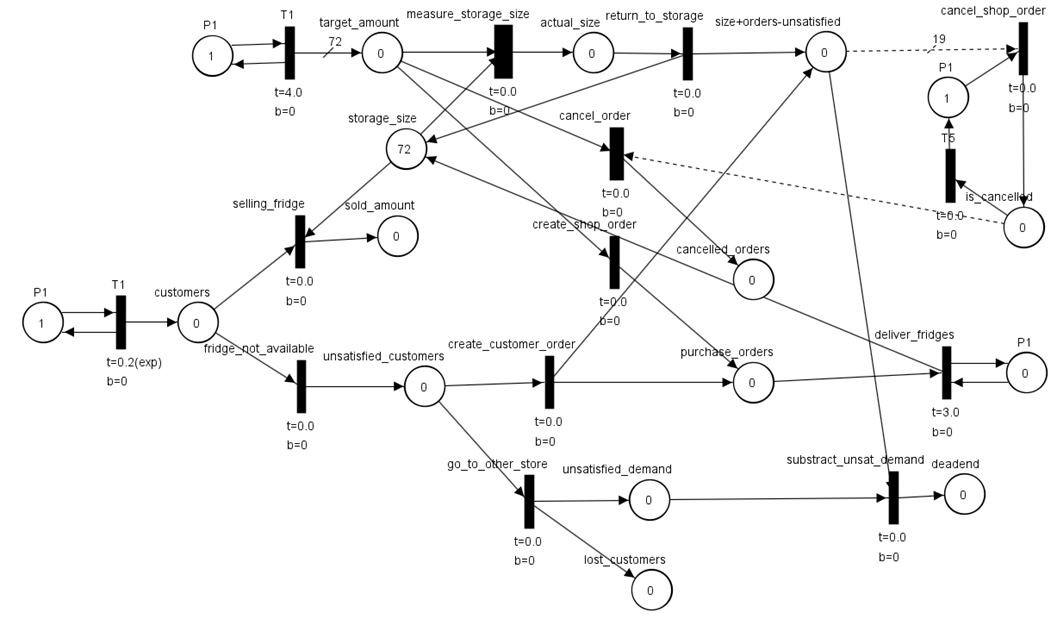
#> input picture sketch2pnml/data/local/mid_petri_2.png, 1057 x 619 px
$ python workflow.py
#> lines starting #> are read from the running program, lines starting #| are printed output that depends on the picture; after the words box and inside, x2 and y2 are one past the last pixel; in counts of white or black regions, pixels touching at a corner belong together
### sketch2pnml/pipeline/data_loading.py
import cv2
import os

def preprocess(img):
    """Applies Otsu's thresholding to the input image."""
    # Ensure input is grayscale if it's not already
    gray_img = img
    if len(img.shape) == 3 and img.shape[2] == 3:
        gray_img = cv2.cvtColor(img, cv2.COLOR_BGR2GRAY)

    _, thresh_otsu = cv2.threshold(gray_img, 0, 255, cv2.THRESH_BINARY + cv2.THRESH_OTSU)
    return thresh_otsu

def load_and_preprocess_image(image_path: str, config: dict):
#> called with image_path = 'sketch2pnml/data/local/mid_petri_2.png'
    if not os.path.exists(image_path):
        raise FileNotFoundError(f"Image file not found at: {image_path}")

    img_color = cv2.imread(image_path)
#> img_color is the input picture: shape (619, 1057, 3); min 0, max 255, mean 245.1
    if img_color is None:
        raise ValueError(f"Could not read image file: {image_path}")

    img_gray = cv2.cvtColor(img_color, cv2.COLOR_BGR2GRAY)

    # --- Upscaling Heuristic ---
    cfg_proc = config.get('image_processing', {})
    min_dimension_threshold = cfg_proc.get('min_dimension_threshold', 800)
    upscale_factor = cfg_proc.get('upscale_factor', 2)

    h, w = img_gray.shape
#> h = 619; w = 1057
    img_color_resized = img_color
    img_gray_resized = img_gray

    if h < min_dimension_threshold or w < min_dimension_threshold:
        print(f"Image dimensions ({w}x{h}) below threshold ({min_dimension_threshold}px). Upscaling by {upscale_factor}x.")
#| Image dimensions (1057x619) below threshold (800px). Upscaling by 2x.
        new_w, new_h = w * upscale_factor, h * upscale_factor
#> new_w = 2114; new_h = 1238
        img_gray_resized = cv2.resize(img_gray, (new_w, new_h), interpolation=cv2.INTER_LANCZOS4)
        img_color_resized = cv2.resize(img_color, (new_w, new_h), interpolation=cv2.INTER_LANCZOS4)

    # --- Initial Preprocessing (Inversion + Thresholding) ---
    img_inverted = cv2.bitwise_not(img_gray_resized)
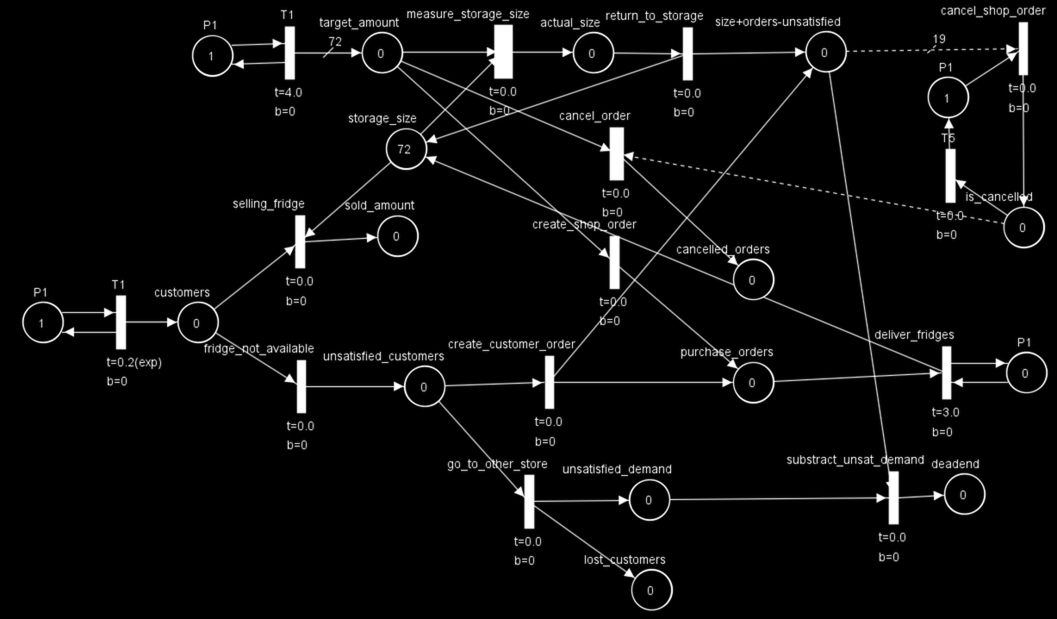
#> img_inverted: shape (1238, 2114) (shown at 1/2 size); min 0, max 255, mean 10.1
    preprocessed_img = preprocess(img_inverted)
#> in preprocess, `_, thresh_otsu = cv2.threshold(gray_img, 0, 255, cv2.THRESH_BINARY + c..`:
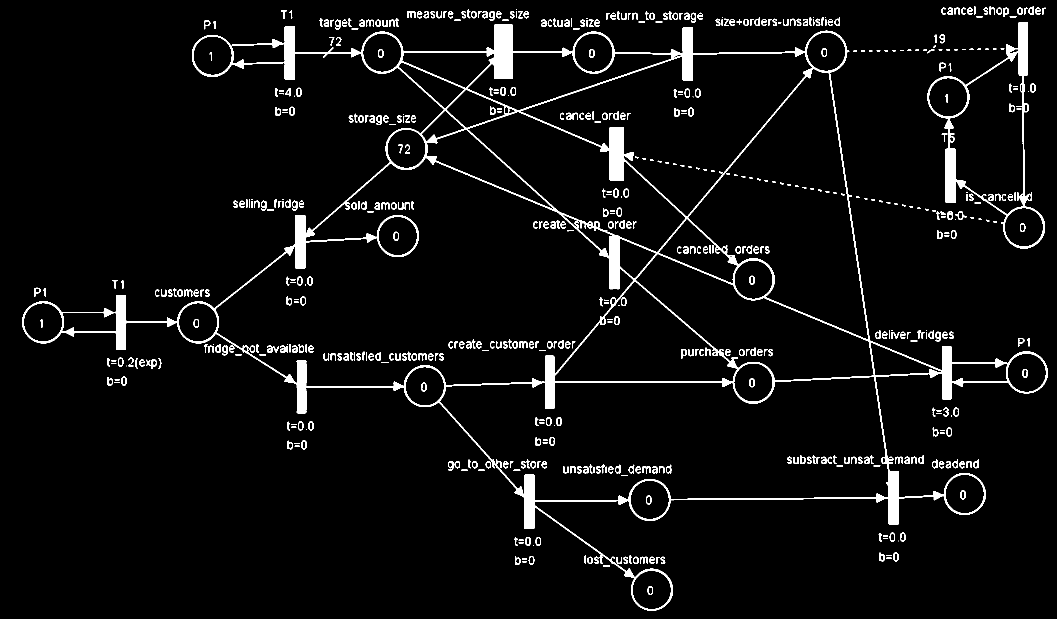
#> thresh_otsu: shape (1238, 2114) (shown at 1/2 size); 4.8% white; 610 white regions (41 under 20 px), largest, box (x1, y1, x2, y2) and area: (44, 49, 2096, 1222) 78312, (1855, 44, 2090, 497) 9120, (814, 22, 831, 36) 145

    return preprocessed_img, img_color_resized, img_gray_resized

### sketch2pnml/pipeline/recognize_text.py
import cv2
import numpy as np
from doctr.models import ocr_predictor
from .models import Text, Point, Place, Transition, Arc # Import the Text class
from .commons import filter_enclosed_contours, minmaxToContours, remove_contours, find_closest_distance_to_contour

# [11 lines left out: function _geometry_to_absolute_coords, not called in this run]

def detect_text(img_color_resized: np.ndarray, config: dict) -> list[Text]:
    """
    Detects text using doctr and returns a list of Text objects with absolute coordinates.
    (Implementation remains the same)
    """
    predictor_params = config.get('text_detection', {})
#> (the run stopped early here; a loop or call above may not have finished)

$ run again, with sketch2pnml/data/local/mid_petri_1.png copied over sketch2pnml/data/local/mid_petri_2.png
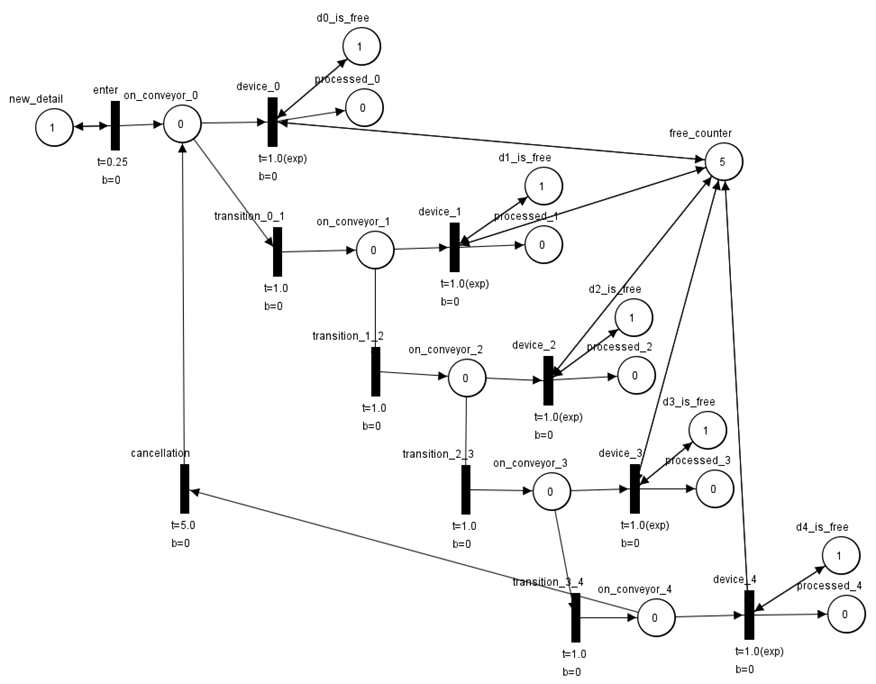
#> input picture sketch2pnml/data/local/mid_petri_1.png, 876 x 684 px
#> in load_and_preprocess_image, img_color is the input picture: shape (684, 876, 3); min 0, max 255, mean 246.9
#| Image dimensions (876x684) below threshold (800px). Upscaling by 2x.
#> in load_and_preprocess_image, `img_inverted = cv2.bitwise_not(img_gray_resized)`:
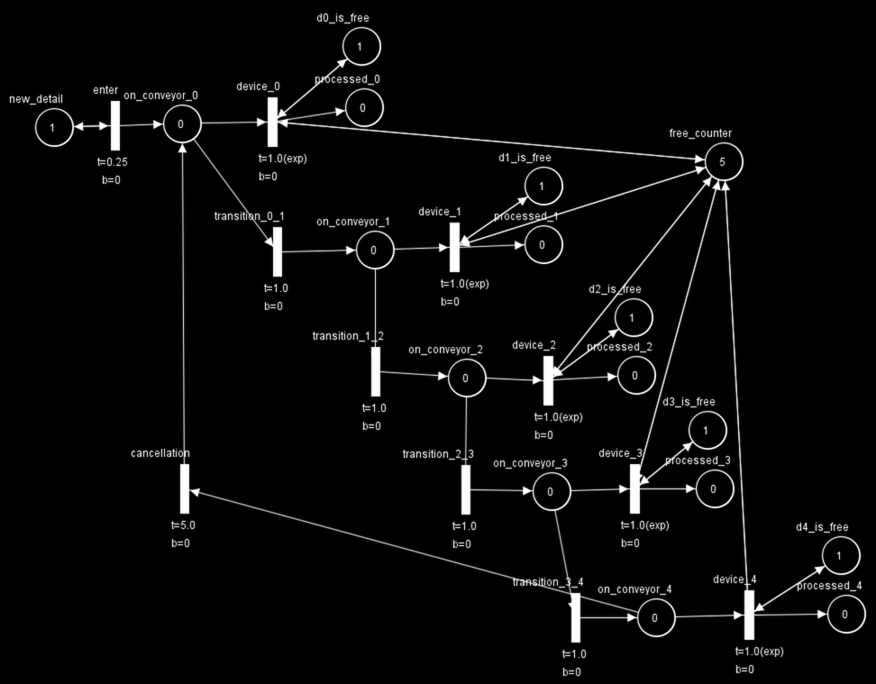
#> img_inverted: shape (1368, 1752) (shown at 1/2 size); min 0, max 255, mean 8.3
#> in preprocess, `_, thresh_otsu = cv2.threshold(gray_img, 0, 255, cv2.THRESH_BINARY + c..`:
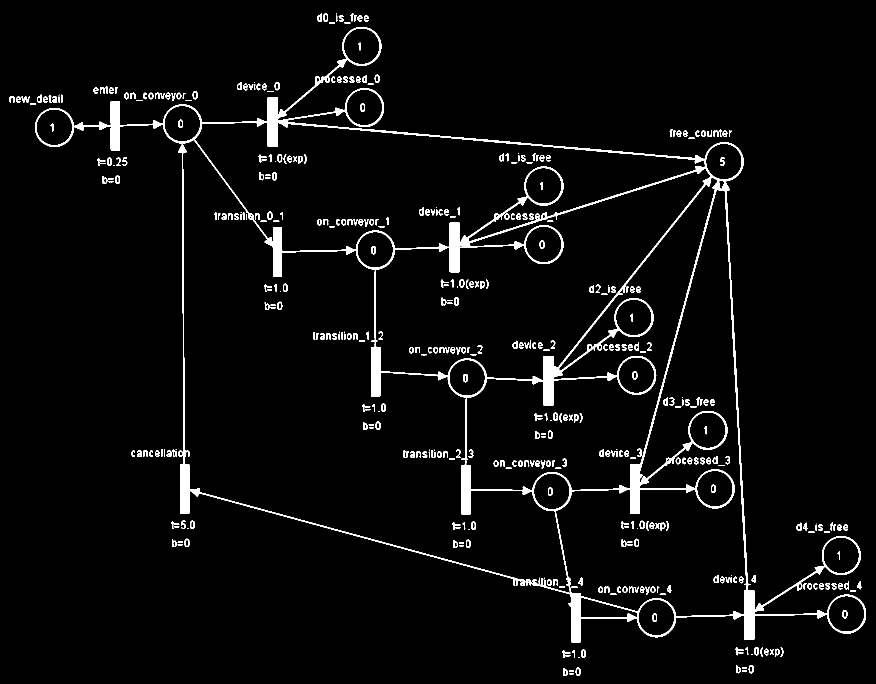
#> thresh_otsu: shape (1368, 1752) (shown at 1/2 size); 4% white; 436 white regions (30 under 20 px), largest, box (x1, y1, x2, y2) and area: (70, 54, 1732, 1286) 68600, (43, 193, 60, 206) 123, (529, 604, 552, 620) 118

$ run again, with sketch2pnml/data/local/mid_petri_3.png copied over sketch2pnml/data/local/mid_petri_2.png
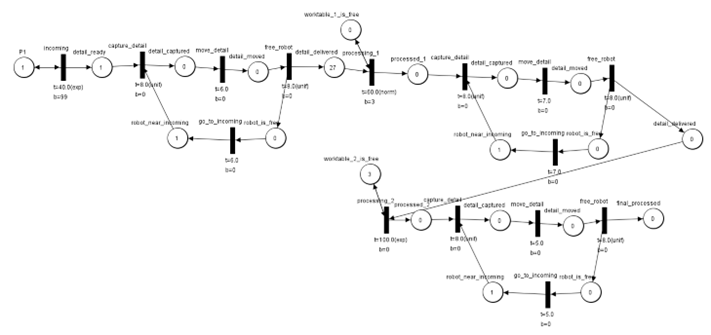
#> input picture sketch2pnml/data/local/mid_petri_3.png, 711 x 335 px
#> in load_and_preprocess_image, img_color is the input picture: shape (335, 711, 3); min 0, max 255, mean 248
#| Image dimensions (711x335) below threshold (800px). Upscaling by 2x.
#> in load_and_preprocess_image, `img_inverted = cv2.bitwise_not(img_gray_resized)`:
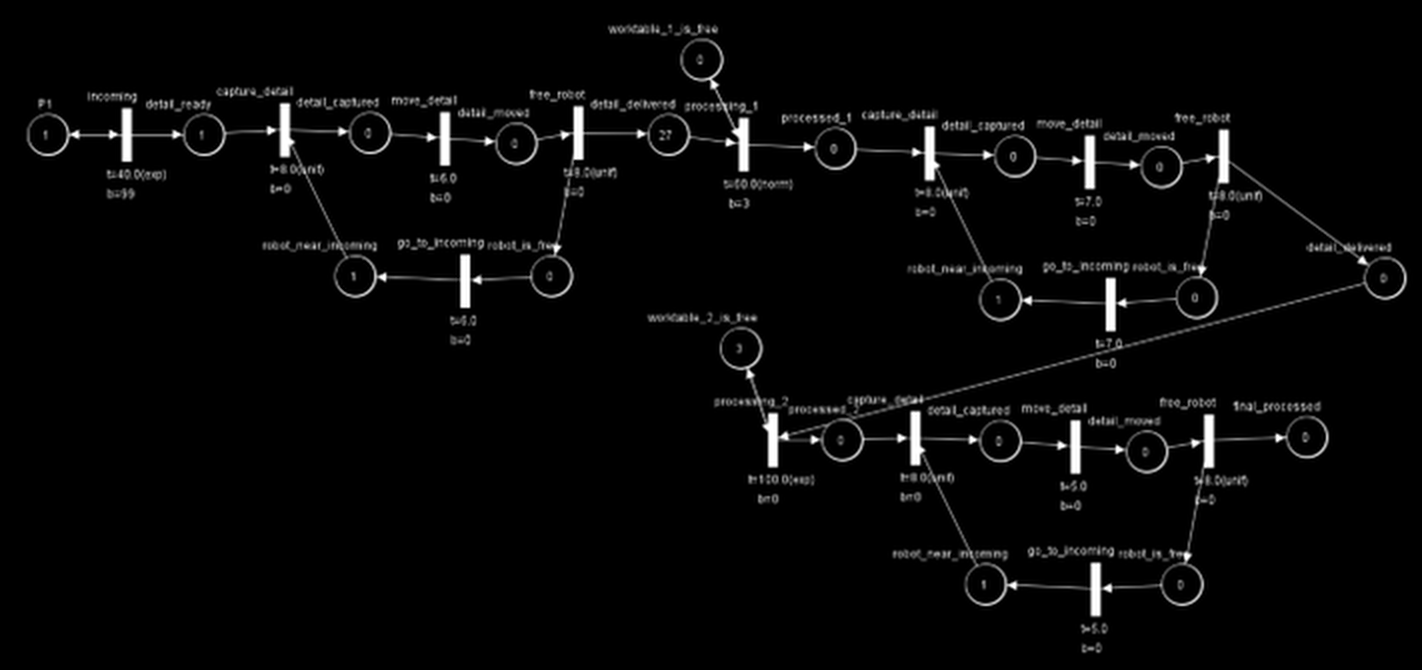
#> img_inverted: shape (670, 1422); min 0, max 255, mean 7.1
#> in preprocess, `_, thresh_otsu = cv2.threshold(gray_img, 0, 255, cv2.THRESH_BINARY + c..`:
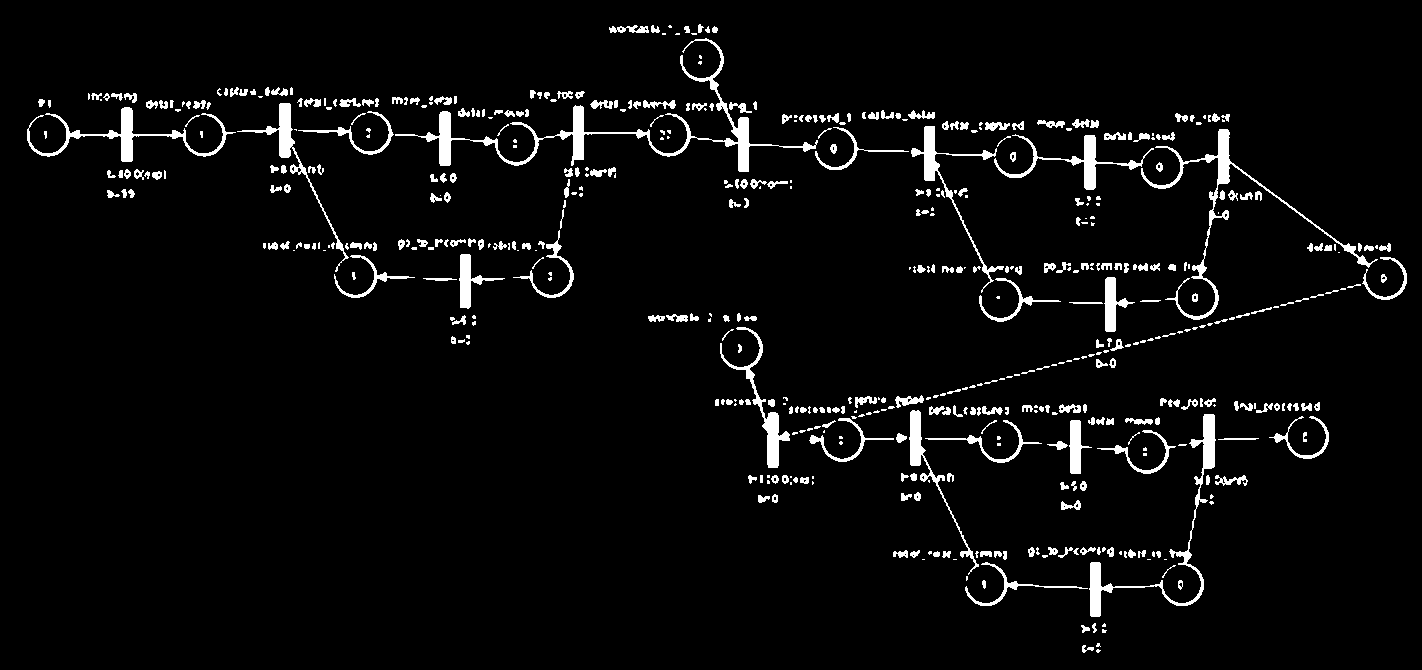
#> thresh_otsu: shape (670, 1422); 4.2% white; 541 white regions (201 under 20 px), largest, box (x1, y1, x2, y2) and area: (395, 38, 818, 172) 4011, (1141, 129, 1378, 320) 2328, (1089, 414, 1216, 617) 2182

$ run again, with sketch2pnml/data/local/complex_petri_2.png copied over sketch2pnml/data/local/mid_petri_2.png
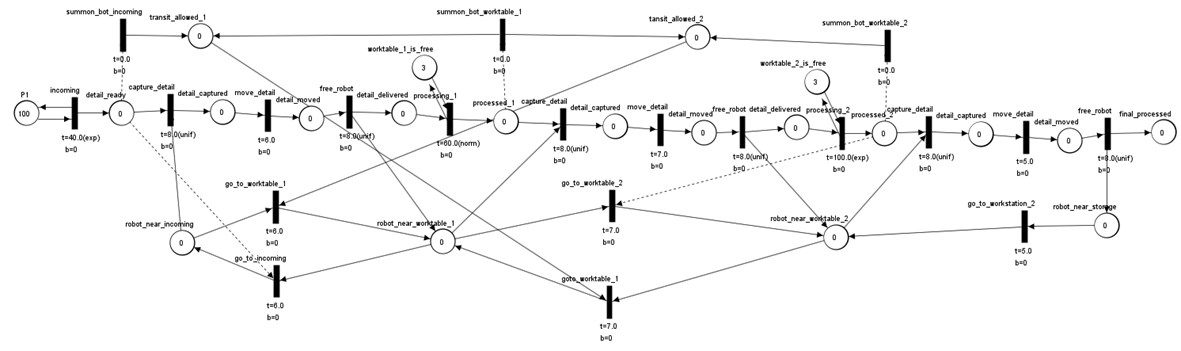
#> input picture sketch2pnml/data/local/complex_petri_2.png, 1181 x 351 px
#> in load_and_preprocess_image, img_color is the input picture: shape (351, 1181, 3); min 0, max 255, mean 245.6
#| Image dimensions (1181x351) below threshold (800px). Upscaling by 2x.
#> in load_and_preprocess_image, `img_inverted = cv2.bitwise_not(img_gray_resized)`:
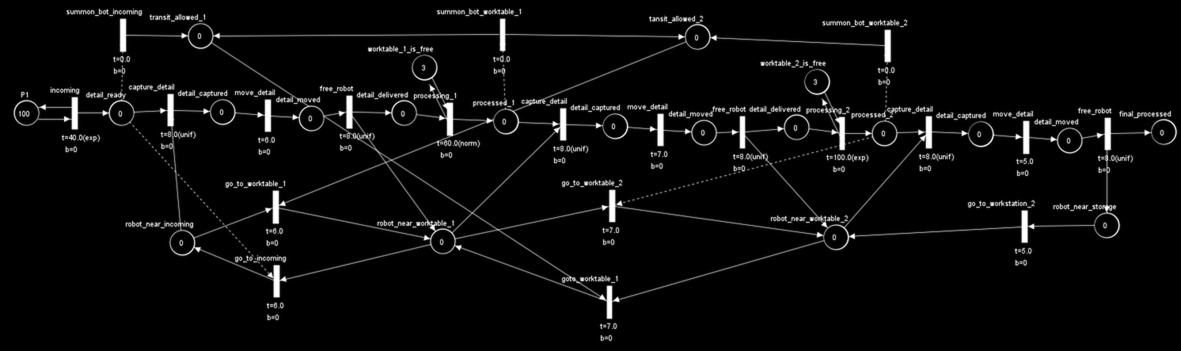
#> img_inverted: shape (702, 2362) (shown at 1/2 size); min 0, max 255, mean 9.6
#> in preprocess, `_, thresh_otsu = cv2.threshold(gray_img, 0, 255, cv2.THRESH_BINARY + c..`:
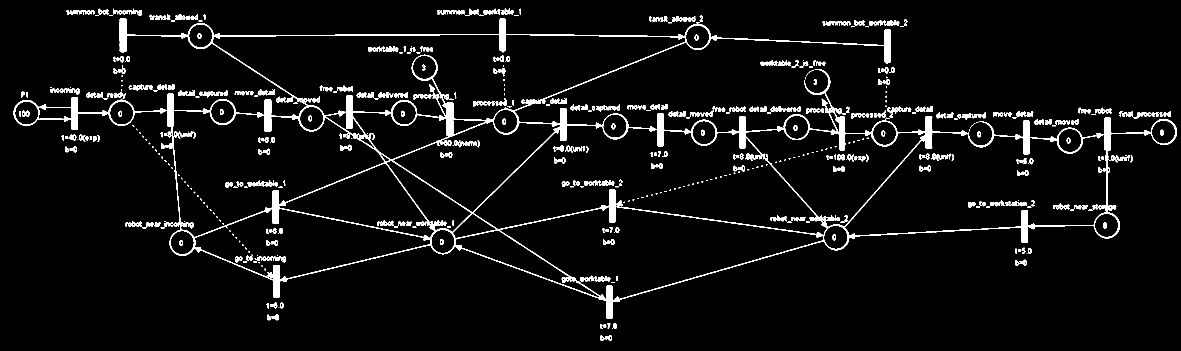
#> thresh_otsu: shape (702, 2362) (shown at 1/2 size); 5.4% white; 500 white regions (153 under 20 px), largest, box (x1, y1, x2, y2) and area: (27, 37, 2354, 638) 55384, (736, 92, 797, 104) 436, (506, 513, 572, 525) 417
